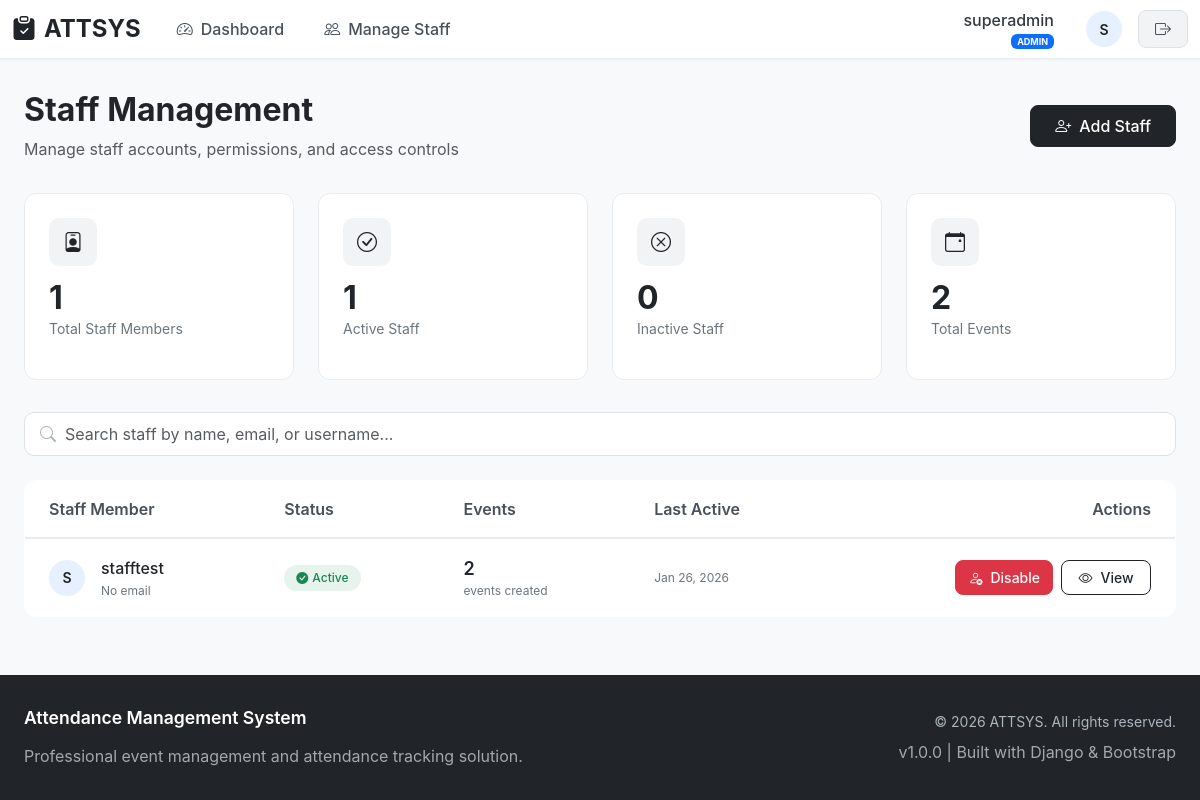
The app's page /attsys/admin/staff/ (signed in), older data.
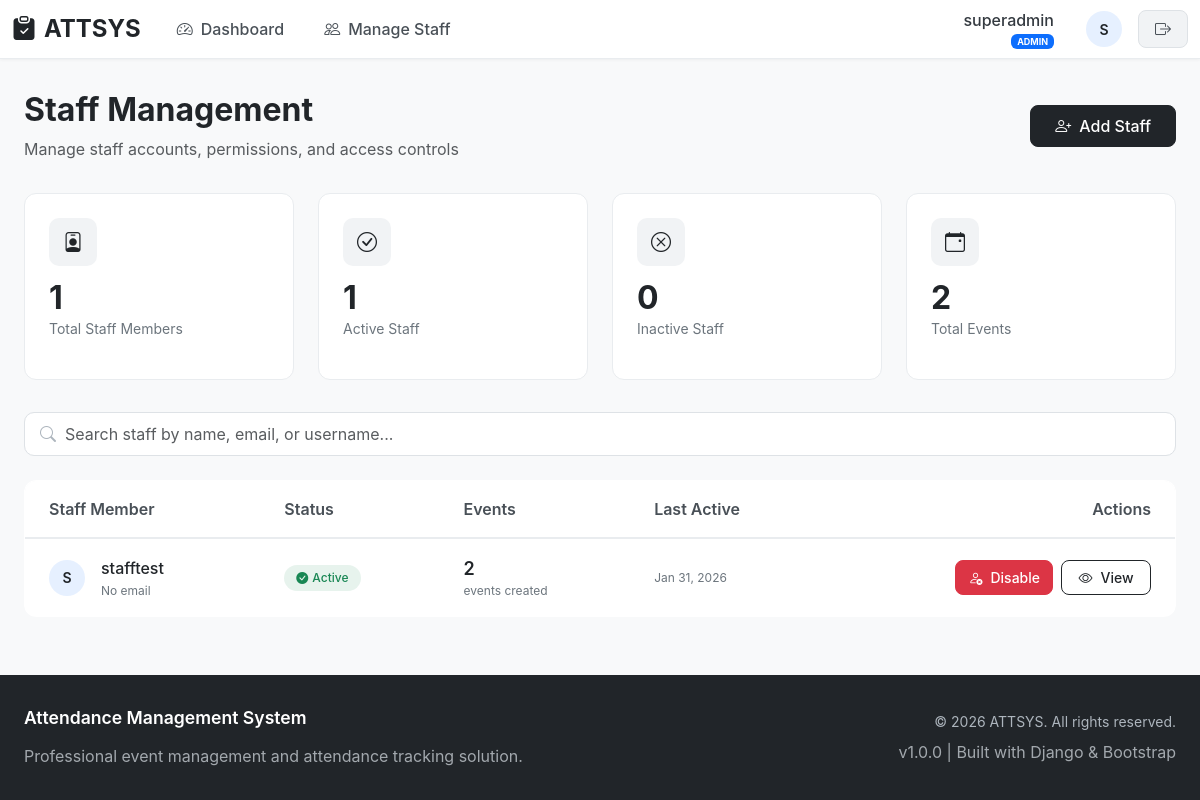
The same page, newer data.
### attsys/models.py (models this page shows, shortened)
class User(AbstractUser):
    ROLE_CHOICES = (
        ('ADMIN', 'Admin'),
        ('STAFF', 'Staff'),
    )
    role = models.CharField(max_length=10, choices=ROLE_CHOICES, default='STAFF')
    phone_number = models.CharField(max_length=15, blank=True)

### attsys/views.py (the view)
# urls.py: path('admin/staff/', views.manage_staff, name='manage_staff'),
@login_required
def manage_staff(request):
    if not request.user.is_active:
        return redirect('login')
    if request.user.role != 'ADMIN':
        return HttpResponseForbidden("Admins only")
    staff_users = User.objects.filter(role='STAFF')
    active_staff_count = staff_users.filter(is_active=True).count()
    inactive_staff_count = staff_users.filter(is_active=False).count()
    total_events = Event.objects.count()
    return render(request, 'manage_staff.html', {
        'staff_users': staff_users,
        'active_staff_count': active_staff_count,
        'inactive_staff_count': inactive_staff_count,
        'total_events': total_events
    })

### attsys/templates/manage_staff.html (shortened to what the changed rows need)
{% extends 'base.html' %}
{% block content %}
<div class="staff-management-container">
    <div class="page-header">
        <div class="d-flex justify-content-between align-items-center">
            <div>
                <h1 class="h2 fw-bold mb-2 text-dark">Staff Management</h1>
            </div>
        </div>
    </div>
    <div class="table-responsive">
        <table class="table table-hover mb-0 staff-table">
            <thead>
                <tr>
                    <th class="ps-4">Staff Member</th>
                    <th>Status</th>
                    <th>Events</th>
                    <th>Last Active</th>
                    <th class="pe-4 text-end">Actions</th>
                </tr>
            </thead>
            <tbody id="staffTableBody">
                {% for staff in staff_users %}
                <tr class="staff-row" data-search="{{ staff.username }} {{ staff.email }}">
                    <td class="ps-4">
                        <div class="d-flex align-items-center">
                            <div class="user-avatar me-3">
                                {{ staff.username|first|upper }}
                            </div>
                            <div>
                                <div class="staff-name">{{ staff.username }}</div>
                                <div class="staff-email">{{ staff.email|default:"No email" }}</div>
                            </div>
                        </div>
                    </td>
                    <td>
                        {% if staff.is_active %}
                            <span class="status-badge status-active">
                                <i class="bi bi-check-circle-fill me-1"></i>
                                Active
                            </span>
                        {% else %}
                            <span class="status-badge status-inactive">
                                <i class="bi bi-x-circle-fill me-1"></i>
                                Disabled
                            </span>
                        {% endif %}
                    </td>
                    <td>
                        <div class="event-count">
                            {{ staff.events.count|default:0 }}
                        </div>
                        <div class="event-label">
                            events created
                        </div>
                    </td>
                    <td>
                        <div class="last-active">
                            {% if staff.last_login %}
                                {{ staff.last_login|date:"M d, Y" }}
                            {% else %}
                                Never logged in
                            {% endif %}
                        </div>
                    </td>
                    <td class="pe-4">
                        <div class="action-buttons">
                            <form method="post" action="{% url 'toggle_staff' staff.id %}" class="d-inline">
                                {% if staff.is_active %}
                                    <button type="submit" class="btn btn-toggle-danger btn-toggle">
                                        <i class="bi bi-person-x"></i>
                                        Disable
                                    </button>
                                {% else %}
                                    <button type="submit" class="btn btn-toggle-success btn-toggle">
                                        <i class="bi bi-person-check"></i>
                                        Enable
                                    </button>
                                {% endif %}
                            </form>
                            <button class="btn btn-outline-dark btn-toggle"
                                    onclick="viewStaffDetails('{{ staff.id }}')">
                                <i class="bi bi-eye"></i>
                                View
                            </button>
                        </div>
                    </td>
                </tr>
                {% endfor %}
            </tbody>
        </table>
    </div>
</div>
{% endblock %}

Row changes from the older to the newer data that the page shows:
changed User "stafftest": last_login "Jan 26, 2026" → "Jan 31, 2026"
